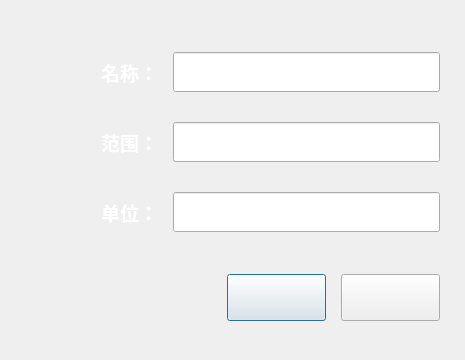
<?xml version="1.0" encoding="UTF-8"?>
<ui version="4.0">
 <class>DialogNewCollectParam</class>
 <widget class="QDialog" name="DialogNewCollectParam">
  <property name="geometry">
   <rect>
    <x>0</x>
    <y>0</y>
    <width>465</width>
    <height>360</height>
   </rect>
  </property>
  <property name="minimumSize">
   <size>
    <width>465</width>
    <height>360</height>
   </size>
  </property>
  <property name="maximumSize">
   <size>
    <width>465</width>
    <height>360</height>
   </size>
  </property>
  <property name="windowTitle">
   <string>增加采集参数</string>
  </property>
  <layout class="QGridLayout" name="gridLayout_2" rowstretch="3,1">
   <property name="leftMargin">
    <number>25</number>
   </property>
   <property name="topMargin">
    <number>25</number>
   </property>
   <property name="rightMargin">
    <number>25</number>
   </property>
   <property name="bottomMargin">
    <number>10</number>
   </property>
   <property name="verticalSpacing">
    <number>15</number>
   </property>
   <item row="0" column="0">
    <layout class="QGridLayout" name="gridLayout" columnstretch="1,2">
     <property name="horizontalSpacing">
      <number>15</number>
     </property>
     <property name="verticalSpacing">
      <number>30</number>
     </property>
     <item row="0" column="0">
      <widget class="QLabel" name="label">
       <property name="minimumSize">
        <size>
         <width>0</width>
         <height>40</height>
        </size>
       </property>
       <property name="font">
        <font>
         <family>宋体</family>
         <pointsize>14</pointsize>
         <weight>75</weight>
         <bold>true</bold>
        </font>
       </property>
       <property name="styleSheet">
        <string notr="true">color: rgb(255, 255, 255);</string>
       </property>
       <property name="text">
        <string>名称：</string>
       </property>
       <property name="alignment">
        <set>Qt::AlignRight|Qt::AlignTrailing|Qt::AlignVCenter</set>
       </property>
      </widget>
     </item>
     <item row="0" column="1">
      <widget class="QLineEdit" name="lineEdit_pname">
       <property name="minimumSize">
        <size>
         <width>0</width>
         <height>40</height>
        </size>
       </property>
       <property name="font">
        <font>
         <family>宋体</family>
         <pointsize>14</pointsize>
        </font>
       </property>
      </widget>
     </item>
     <item row="1" column="0">
      <widget class="QLabel" name="label_2">
       <property name="minimumSize">
        <size>
         <width>0</width>
         <height>40</height>
        </size>
       </property>
       <property name="font">
        <font>
         <family>宋体</family>
         <pointsize>14</pointsize>
         <weight>75</weight>
         <italic>false</italic>
         <bold>true</bold>
        </font>
       </property>
       <property name="styleSheet">
        <string notr="true">color: rgb(255, 255, 255);</string>
       </property>
       <property name="text">
        <string>范围：</string>
       </property>
       <property name="alignment">
        <set>Qt::AlignRight|Qt::AlignTrailing|Qt::AlignVCenter</set>
       </property>
      </widget>
     </item>
     <item row="1" column="1">
      <widget class="QLineEdit" name="lineEdit_prange">
       <property name="minimumSize">
        <size>
         <width>0</width>
         <height>40</height>
        </size>
       </property>
       <property name="font">
        <font>
         <family>宋体</family>
         <pointsize>14</pointsize>
        </font>
       </property>
      </widget>
     </item>
     <item row="2" column="0">
      <widget class="QLabel" name="label_3">
       <property name="minimumSize">
        <size>
         <width>0</width>
         <height>40</height>
        </size>
       </property>
       <property name="font">
        <font>
         <family>宋体</family>
         <pointsize>14</pointsize>
         <weight>75</weight>
         <italic>false</italic>
         <bold>true</bold>
        </font>
       </property>
       <property name="styleSheet">
        <string notr="true">color: rgb(255, 255, 255);</string>
       </property>
       <property name="text">
        <string>单位：</string>
       </property>
       <property name="alignment">
        <set>Qt::AlignRight|Qt::AlignTrailing|Qt::AlignVCenter</set>
       </property>
      </widget>
     </item>
     <item row="2" column="1">
      <widget class="QLineEdit" name="lineEdit_punit">
       <property name="minimumSize">
        <size>
         <width>0</width>
         <height>40</height>
        </size>
       </property>
       <property name="font">
        <font>
         <family>宋体</family>
         <pointsize>14</pointsize>
        </font>
       </property>
      </widget>
     </item>
    </layout>
   </item>
   <item row="1" column="0">
    <layout class="QHBoxLayout" name="horizontalLayout">
     <property name="spacing">
      <number>15</number>
     </property>
     <item>
      <spacer name="horizontalSpacer">
       <property name="orientation">
        <enum>Qt::Horizontal</enum>
       </property>
       <property name="sizeHint" stdset="0">
        <size>
         <width>40</width>
         <height>20</height>
        </size>
       </property>
      </spacer>
     </item>
     <item>
      <widget class="QPushButton" name="pushButton_cancel">
       <property name="minimumSize">
        <size>
         <width>99</width>
         <height>47</height>
        </size>
       </property>
       <property name="maximumSize">
        <size>
         <width>99</width>
         <height>47</height>
        </size>
       </property>
       <property name="text">
        <string/>
       </property>
      </widget>
     </item>
     <item>
      <widget class="QPushButton" name="pushButton_add">
       <property name="minimumSize">
        <size>
         <width>99</width>
         <height>47</height>
        </size>
       </property>
       <property name="maximumSize">
        <size>
         <width>99</width>
         <height>47</height>
        </size>
       </property>
       <property name="text">
        <string/>
       </property>
      </widget>
     </item>
    </layout>
   </item>
  </layout>
 </widget>
 <resources/>
 <connections/>
</ui>
